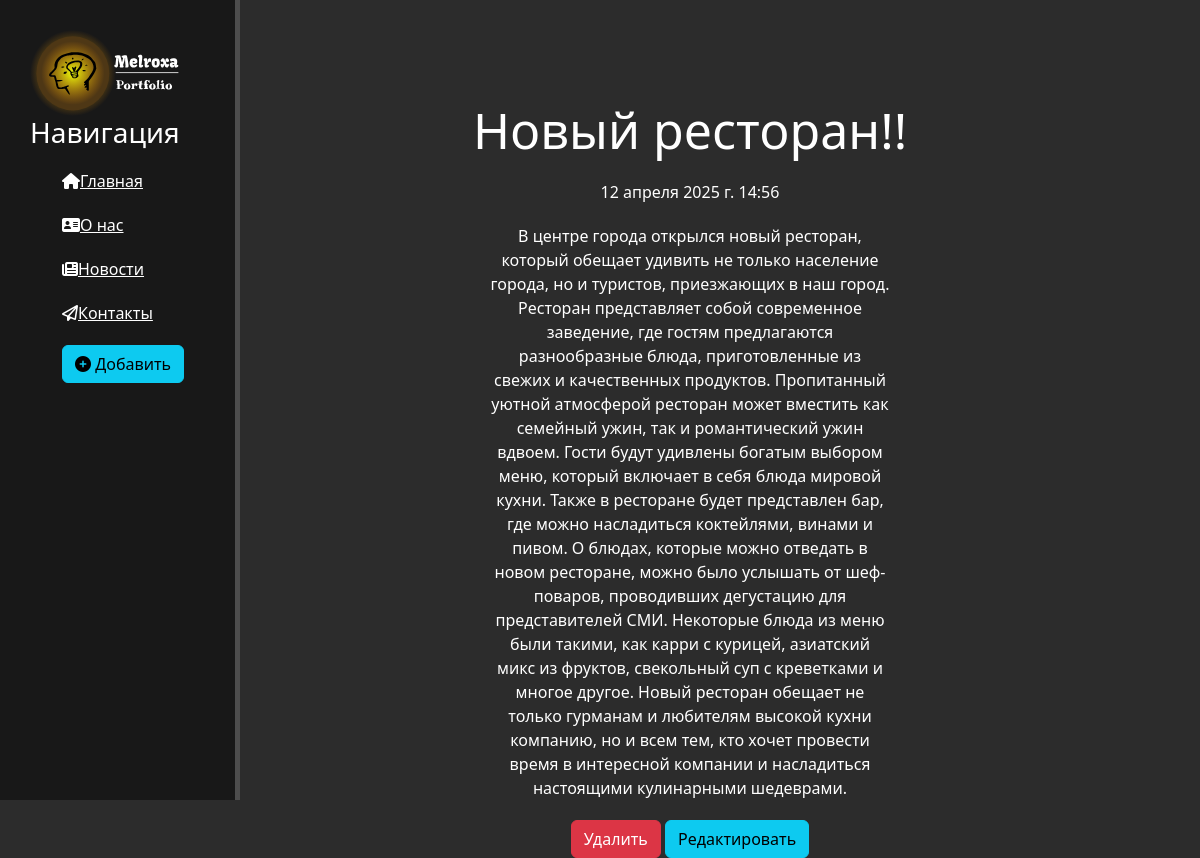
Page /news/4 on the committed database.
### news/models.py (models this page shows, shortened)
class Articles(models.Model):
    title = models.CharField('Название', max_length=100, default=20)
    anons = models.CharField('Анонс', max_length=250, default=20)
    full_text = models.TextField('Статья')
    date = models.DateTimeField('Дата публикации')
    class Meta:
        verbose_name = 'Новость'
        verbose_name_plural = 'Новости'

### news/views.py (the view)
# urls.py: path('<int:pk>', views.NewsDetailView.as_view(), name='news-detail'),
class NewsDetailView(DetailView):
    model = Articles
    template_name = 'news/detail_view.html'
    context_object_name = 'article'

### news/templates/news/detail_view.html (shortened to what this page needs)
{% extends 'main/base.html' %}
{% block content %}
    <div class="features">
        <h1>{{ article.title }}</h1>
        <p>{{ article.date }}</p>
        <p>{{ article.full_text }}</p>
        <a href="{% url 'news-delete' article.id %}" class="btn btn-danger">Удалить</a>
        <a href="{% url 'news-update' article.id %}" class="btn btn-info">Редактировать</a>
    </div>
{% endblock %}

### main/static/main/css/main.css (style rules this page uses)
body { background: #2c2c2c; }
main .features { float: left; color: white; margin-top: 100px; text-align: center; width: 75%; }
main .features h1 { font-size: 50px }
main .features p { max-width: 400px; margin: 20px auto; }

### rows in the picture
Articles: title "Новый ресторан!!", date "12 апреля 2025 г. 14:56", full_text "В центре города открылся новый ресторан, который обещает удивить не только население города, но и туристов, приезжающих в наш город. Ресторан представляет собой современное заведение, где гостям предлагаются разнообразные блюда, приготовленные из свежих и качественных продуктов. Пропитанный уютной атмосферой ресторан может вместить как семейный ужин, так и романтический ужин вдвоем. Гости будут удивлены богатым выбором меню, который включает в себя блюда мировой кухни. Также в ресторане будет представлен бар, где можно насладиться коктейлями, винами и пивом. О блюдах, которые можно отведать в новом ресторане, можно было услышать от шеф-поваров, проводивших дегустацию для представителей СМИ.…"
